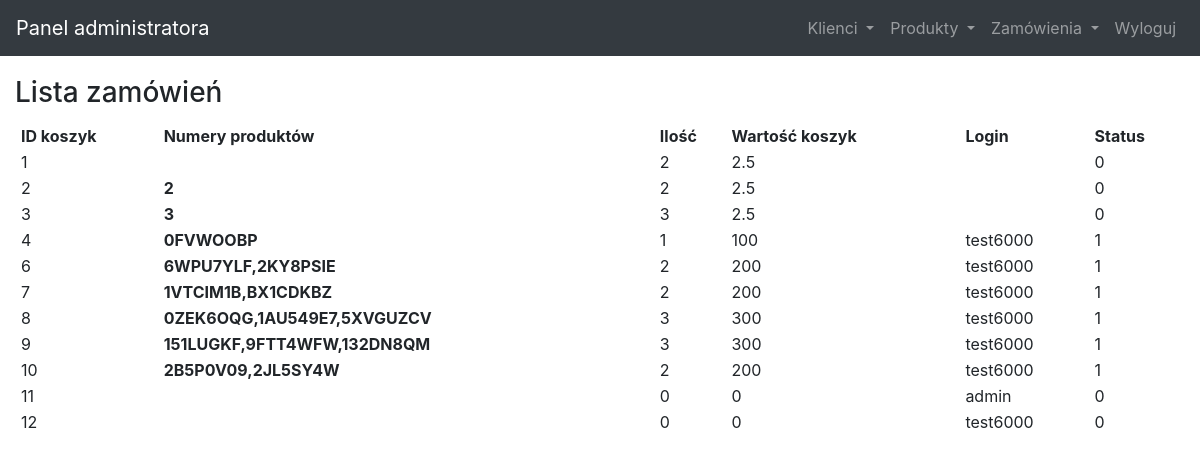
/panel/zamowienia-lista.php (signed in), run on the app's committed database.
### tables this page shows
CREATE TABLE `koszyk` (
  `id_koszyk` int(11) NOT NULL,
  `id_produkt` longtext DEFAULT NULL,
  `ilość` int(11) DEFAULT NULL,
  `wartość_koszyk` double DEFAULT NULL,
  `login` varchar(322) NOT NULL,
  `status` int(1) NOT NULL DEFAULT 0
);

### panel/zamowienia-lista.php (the view, shortened to what this page needs)
<!DOCTYPE html>
<html lang="pl">
<head>
	<link rel="stylesheet" href="css/bootstrap.min.css">
	<link rel="stylesheet" href="main.css">
	<link rel="stylesheet" type="text/css" href="https://cdn.datatables.net/v/dt/jq-3.3.1/dt-1.10.23/datatables.min.css"/>
</head>
<body>
<nav class="navbar navbar-expand-lg navbar-dark bg-dark fixed-top">
	<a class="navbar-brand" href="szybki-dostep.php">Panel administratora </a>
	<div class="collapse navbar-collapse" id="navbarResponsive">
		<ul class="navbar-nav ml-auto">
			<li class="nav-item dropdown">
				<a class="nav-link dropdown-toggle" href="#" id="navbarDropdownKlienci" data-toggle="dropdown" aria-haspopup="true" aria-expanded="false">
				  Klienci
				</a>
		    </li>
			<li class="nav-item dropdown">
				<a class="nav-link dropdown-toggle" href="#" id="navbarDropdownProdukty" data-toggle="dropdown" aria-haspopup="true" aria-expanded="false">
				  Produkty
				</a>
		    </li>
			<li class="nav-item dropdown">
				<a class="nav-link dropdown-toggle" href="#" id="navbarDropdownZamowienia" data-toggle="dropdown" aria-haspopup="true" aria-expanded="false">
				  Zamówienia
				</a>
		    </li>
		    <li class="nav-item">
        		<a class="nav-link" href="panelWylogowanie.php">Wyloguj</a>
      		</li>
		</ul>
	</div>
</nav>
<div class="container-fluid">
	<div class="row">
		<div class="col-md-12">
			<h3 style="margin-top: 20px;">Lista zamówień</h3>
		</div>
		<div class="col-md-12" style="margin: 5px">
			<div class="table-responsive-md">
				<?php
				require('db_data.php');
				$zapytanie_lista_zamowien=
				"SELECT kk.id_koszyk, kk.id_produkt, kk.ilość, kk.wartość_koszyk, kk.login, kk.status from koszyk AS kk";
				$wynik = $connect->query($zapytanie_lista_zamowien);
				if($wynik->num_rows > 0) {
				echo '<table id="tabela-zamowienia-lista" class="display compact" style="width: 100%">';
		echo  "<thead>
			    <tr>
			      <th>ID koszyk</th>
			      <th>Numery produktów</th>
			      <th>Ilość</th>
			      <th>Wartość koszyk</th>
			      <th>Login</th>
			      <th>Status</th>
			    </tr>
			  </thead>
			  <tbody>";
			  while ($row = $wynik->fetch_assoc()) {
			echo "<tr>
			      <td>".$row["id_koszyk"]."</td>
			      <th>".$row["id_produkt"]."</th>
			      <td>".$row["ilość"]."</td>
			      <td>".$row["wartość_koszyk"]."</td>
			      <td>".$row["login"]."</td>
			      <td>".$row["status"]."</td>
			    </tr>";
				}
			echo "</tbody> </table>";
			}
			else {
				echo '<div class="alert alert-warning" role="alert">Nie znaleziono wyników!</div>';
			}
			?>
		</div>
	</div>
	</div>
</div>
</body>
</html>

### panel/main.css (style rules this page uses)
body { padding-top: 56px; }

### data on the page
koszyk: id_koszyk "1", ilość "2", wartość_koszyk "2.5", status "0"
koszyk: id_koszyk "2", id_produkt "2", ilość "2", wartość_koszyk "2.5", status "0"
koszyk: id_koszyk "3", id_produkt "3", ilość "3", wartość_koszyk "2.5", status "0"
koszyk: id_koszyk "4", id_produkt "0FVWOOBP", ilość "1", wartość_koszyk "100", login "test6000", status "1"
koszyk: id_koszyk "6", id_produkt "6WPU7YLF,2KY8PSIE", ilość "2", wartość_koszyk "200", login "test6000", status "1"
koszyk: id_koszyk "7", id_produkt "1VTCIM1B,BX1CDKBZ", ilość "2", wartość_koszyk "200", login "test6000", status "1"
koszyk: id_koszyk "8", id_produkt "0ZEK6OQG,1AU549E7,5XVGUZCV", ilość "3", wartość_koszyk "300", login "test6000", status "1"
koszyk: id_koszyk "9", id_produkt "151LUGKF,9FTT4WFW,132DN8QM", ilość "3", wartość_koszyk "300", login "test6000", status "1"
koszyk: id_koszyk "10", id_produkt "2B5P0V09,2JL5SY4W", ilość "2", wartość_koszyk "200", login "test6000", status "1"
koszyk: id_koszyk "11", ilość "0", wartość_koszyk "0", login "admin", status "0"
koszyk: id_koszyk "12", ilość "0", wartość_koszyk "0", login "test6000", status "0"
